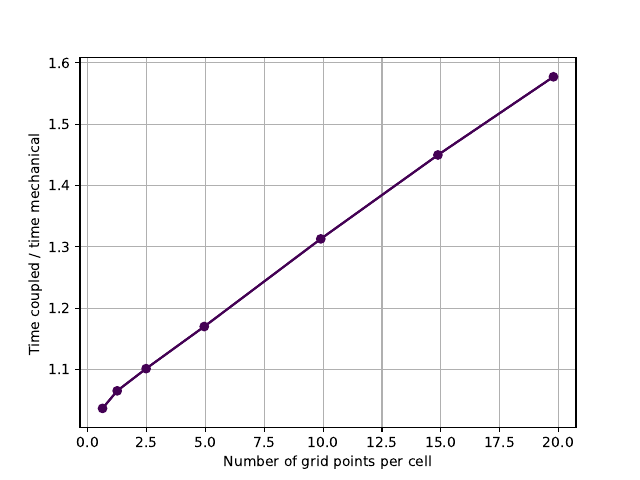

This chart was generated by the following Python code:
import pandas as pd
import matplotlib.pyplot as plt
from matplotlib import colormaps
import numpy as np

# area in rect tissue = 1.348
# gridpoints per cell = 1.348 / dx^2
cell_area = 1.348 # dense tissue simulation
viridis = colormaps.get_cmap('viridis')
colors = viridis(np.linspace(0, 1, 4))

df = pd.read_csv('benchmark_typical_rect.csv')
df['ratio'] = df['time_all']/df['time_ensemble']
min = df.groupby('dx')['ratio'].min()
max = df.groupby('dx')['ratio'].max()
stddev = df.groupby('dx').std()
df = df.groupby('dx').mean()

plt.figure()
plt.plot(cell_area / (df.index**2), df['ratio'], marker='o', color=colors[0])
plt.errorbar(cell_area / df.index**2, df['ratio'], yerr=stddev['ratio'], color=colors[0])
#plt.fill_between(cell_area / df.index**2, min, max, color=colors[0], alpha=0.2)

plt.xlabel('Number of grid points per cell')
plt.ylabel('Time coupled / time mechanical ')
#plt.xscale('log', base=2)
plt.grid()
plt.savefig('plot_typical_rect.pdf')